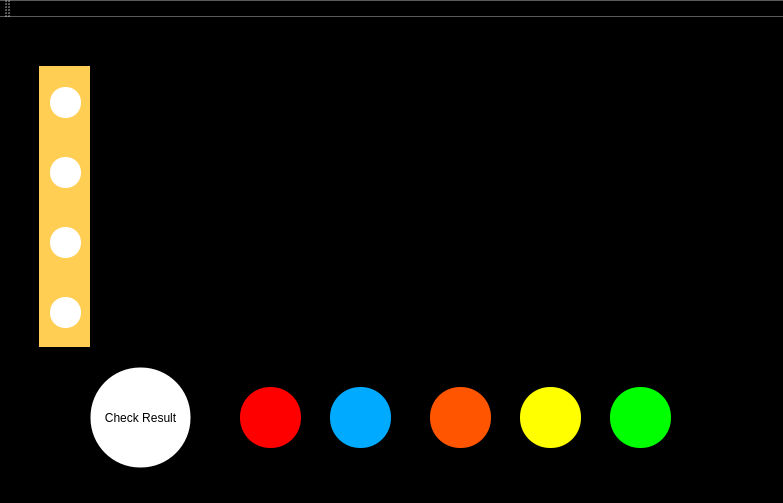
<?xml version="1.0" encoding="UTF-8"?>
<ui version="4.0">
 <class>MainWindow</class>
 <widget class="QMainWindow" name="MainWindow">
  <property name="geometry">
   <rect>
    <x>0</x>
    <y>0</y>
    <width>783</width>
    <height>503</height>
   </rect>
  </property>
  <property name="windowTitle">
   <string>MainWindow</string>
  </property>
  <property name="styleSheet">
   <string notr="true">QWidget{
	Background: #000;
}</string>
  </property>
  <widget class="QWidget" name="centralWidget">
   <widget class="QPushButton" name="check">
    <property name="geometry">
     <rect>
      <x>90</x>
      <y>350</y>
      <width>101</width>
      <height>101</height>
     </rect>
    </property>
    <property name="styleSheet">
     <string notr="true">QPushButton{
background-color: #fff;
border-width: 1px;
border-style: solid;
border-radius: 50px;
}</string>
    </property>
    <property name="text">
     <string>Check Result</string>
    </property>
   </widget>
   <widget class="QLabel" name="label">
    <property name="geometry">
     <rect>
      <x>39</x>
      <y>49</y>
      <width>51</width>
      <height>281</height>
     </rect>
    </property>
    <property name="styleSheet">
     <string notr="true">QLabel{
background-color: rgb(255, 206, 82);
}</string>
    </property>
    <property name="text">
     <string/>
    </property>
   </widget>
   <widget class="QLabel" name="slot1">
    <property name="geometry">
     <rect>
      <x>50</x>
      <y>70</y>
      <width>31</width>
      <height>31</height>
     </rect>
    </property>
    <property name="styleSheet">
     <string notr="true">QLabel{
background-color:white;
border-radius: 15px;
}</string>
    </property>
    <property name="text">
     <string/>
    </property>
   </widget>
   <widget class="QLabel" name="slot2">
    <property name="geometry">
     <rect>
      <x>50</x>
      <y>140</y>
      <width>31</width>
      <height>31</height>
     </rect>
    </property>
    <property name="styleSheet">
     <string notr="true">QLabel{
background-color:white;
border-radius: 15px;
}</string>
    </property>
    <property name="text">
     <string/>
    </property>
   </widget>
   <widget class="QLabel" name="slot3">
    <property name="geometry">
     <rect>
      <x>50</x>
      <y>210</y>
      <width>31</width>
      <height>31</height>
     </rect>
    </property>
    <property name="styleSheet">
     <string notr="true">QLabel{
background-color:white;
border-radius: 15px;
}</string>
    </property>
    <property name="text">
     <string/>
    </property>
   </widget>
   <widget class="QLabel" name="slot4">
    <property name="geometry">
     <rect>
      <x>50</x>
      <y>280</y>
      <width>31</width>
      <height>31</height>
     </rect>
    </property>
    <property name="styleSheet">
     <string notr="true">QLabel{
background-color:white;
border-radius: 15px;
}</string>
    </property>
    <property name="text">
     <string/>
    </property>
   </widget>
   <widget class="QPushButton" name="btnred">
    <property name="geometry">
     <rect>
      <x>240</x>
      <y>370</y>
      <width>61</width>
      <height>61</height>
     </rect>
    </property>
    <property name="styleSheet">
     <string notr="true">QPushButton{
background-color:#ff0000;
border-radius:30px;
width: 61px;
height:61px;
}</string>
    </property>
    <property name="text">
     <string/>
    </property>
   </widget>
   <widget class="QPushButton" name="btnblue">
    <property name="geometry">
     <rect>
      <x>330</x>
      <y>370</y>
      <width>61</width>
      <height>61</height>
     </rect>
    </property>
    <property name="styleSheet">
     <string notr="true">QPushButton{
background-color : rgb(0, 170, 255);
border-radius:30px; 
}</string>
    </property>
    <property name="text">
     <string/>
    </property>
   </widget>
   <widget class="QPushButton" name="btnorg">
    <property name="geometry">
     <rect>
      <x>430</x>
      <y>370</y>
      <width>61</width>
      <height>61</height>
     </rect>
    </property>
    <property name="styleSheet">
     <string notr="true">QPushButton{
background-color : rgb(255, 85, 0);
border-radius:30px;
 }</string>
    </property>
    <property name="text">
     <string/>
    </property>
   </widget>
   <widget class="QPushButton" name="btnyel">
    <property name="geometry">
     <rect>
      <x>520</x>
      <y>370</y>
      <width>61</width>
      <height>61</height>
     </rect>
    </property>
    <property name="styleSheet">
     <string notr="true">QPushButton{
background-color : rgb(255, 255, 0);
border-radius: 30px;
 }</string>
    </property>
    <property name="text">
     <string/>
    </property>
   </widget>
   <widget class="QPushButton" name="btngrn">
    <property name="geometry">
     <rect>
      <x>610</x>
      <y>370</y>
      <width>61</width>
      <height>61</height>
     </rect>
    </property>
    <property name="styleSheet">
     <string notr="true">QPushButton{
background-color : rgb(0, 255, 0);
border-radius:30px;
 }</string>
    </property>
    <property name="text">
     <string/>
    </property>
   </widget>
  </widget>
  <widget class="QMenuBar" name="menuBar">
   <property name="geometry">
    <rect>
     <x>0</x>
     <y>0</y>
     <width>783</width>
     <height>21</height>
    </rect>
   </property>
  </widget>
  <widget class="QToolBar" name="mainToolBar">
   <attribute name="toolBarArea">
    <enum>TopToolBarArea</enum>
   </attribute>
   <attribute name="toolBarBreak">
    <bool>false</bool>
   </attribute>
  </widget>
  <widget class="QStatusBar" name="statusBar"/>
 </widget>
 <layoutdefault spacing="6" margin="11"/>
 <resources/>
 <connections/>
</ui>
